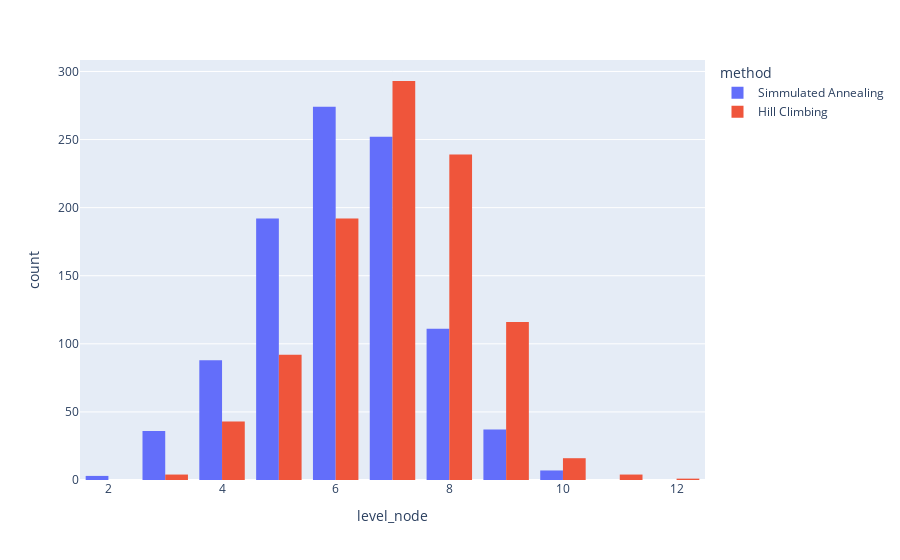

Notebook cell for this chart:
### Markdown cell above
### Level Node

### Code cell
fig = px.histogram(df_stats, x='level_node', color='method', barmode='group')
fig.show()

### Figure 1 — Plotly figure (JSON) as saved in the notebook; plotly's stock layout.template omitted (floating-point values rounded to 4 significant figures; data arrays with more than 128 entries replaced by an {"elided": "..."} marker saying what was removed)
{"data": [{"alignmentgroup": "True", "bingroup": "x", "hovertemplate": "method=Simmulated Annealing<br>level_node=%{x}<br>count=%{y}<extra></extra>", "legendgroup": "Simmulated Annealing", "marker": {"color": "#636efa", "pattern": {"shape": ""}}, "name": "Simmulated Annealing", "offsetgroup": "Simmulated Annealing", "orientation": "v", "showlegend": true, "type": "histogram", "x": {"elided": "1000 int values"}, "xaxis": "x", "yaxis": "y"}, {"alignmentgroup": "True", "bingroup": "x", "hovertemplate": "method=Hill Climbing<br>level_node=%{x}<br>count=%{y}<extra></extra>", "legendgroup": "Hill Climbing", "marker": {"color": "#EF553B", "pattern": {"shape": ""}}, "name": "Hill Climbing", "offsetgroup": "Hill Climbing", "orientation": "v", "showlegend": true, "type": "histogram", "x": {"elided": "1000 int values"}, "xaxis": "x", "yaxis": "y"}], "layout": {"barmode": "group", "legend": {"title": {"text": "method"}, "tracegroupgap": 0}, "margin": {"t": 60}, "xaxis": {"anchor": "y", "domain": [0, 1], "title": {"text": "level_node"}}, "yaxis": {"anchor": "x", "domain": [0, 1], "title": {"text": "count"}}}}
